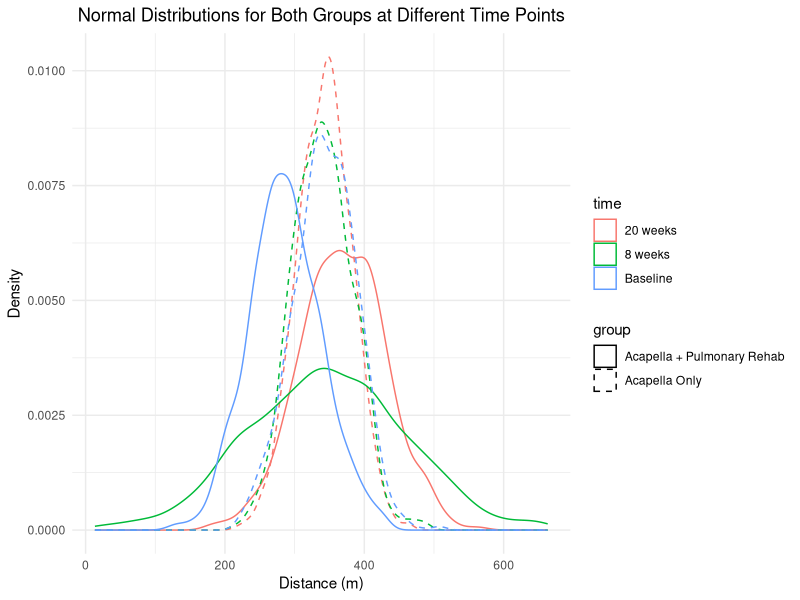
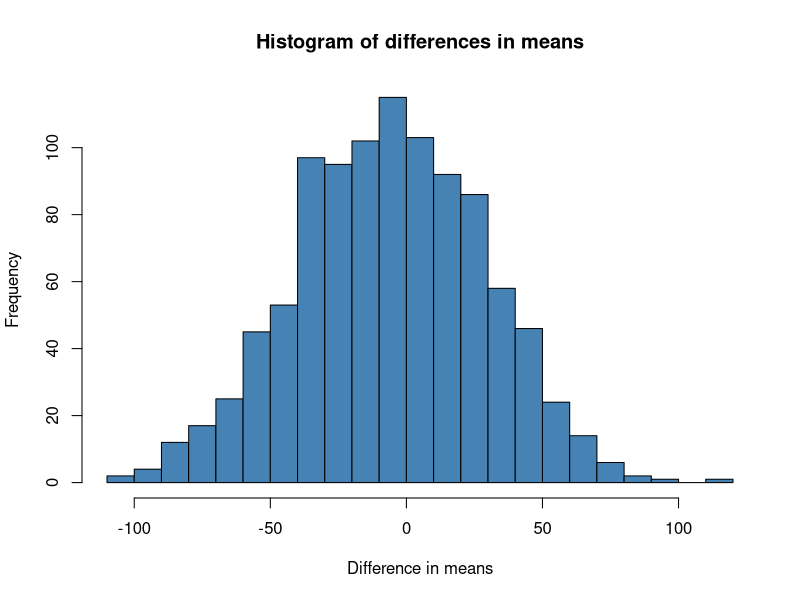

Write the R code that produced these figures, in order.
# Exercise 12

# Question 1:
# Baseline values are rather different. The second group
# has more "room" to improve. This should be considered in the analysis
# within an adequate model.

# Question 2:
# standard error, SE. This is the standard deviation of the mean in this case.

# Question 3:
library(ggplot2)

# Define parameters for each time point for Acapella Only group
data_acapella <- data.frame(
  time = c("Baseline", "8 weeks", "20 weeks"),
  mean = c(343.3, 338.7, 343.3),
  sd = c(44.4, 42.2, 39.8)
)

# Generate 1000 random samples for each time point for Acapella Only group
expanded_data_acapella <- data.frame(
  distance = c(rnorm(1000, mean = data_acapella$mean[1], sd = data_acapella$sd[1]),
               rnorm(1000, mean = data_acapella$mean[2], sd = data_acapella$sd[2]),
               rnorm(1000, mean = data_acapella$mean[3], sd = data_acapella$sd[3])),
  time = rep(data_acapella$time, each = 1000),
  group = "Acapella Only"
)

# Define parameters for each time point for Acapella + Pulmonary Rehab group
data_pr <- data.frame(
  time = c("Baseline", "8 weeks", "20 weeks"),
  mean = c(287.5, 344.2, 367.5),
  sd = c(50.6, 115.5, 61.5)
)

# Generate 1000 random samples for each time point for Acapella + Pulmonary Rehab group
expanded_data_pr <- data.frame(
  distance = c(rnorm(1000, mean = data_pr$mean[1], sd = data_pr$sd[1]),
               rnorm(1000, mean = data_pr$mean[2], sd = data_pr$sd[2]),
               rnorm(1000, mean = data_pr$mean[3], sd = data_pr$sd[3])),
  time = rep(data_pr$time, each = 1000),
  group = "Acapella + Pulmonary Rehab"
)

# Combine data for both groups
combined_data <- rbind(expanded_data_acapella, expanded_data_pr)

ggplot(combined_data, aes(x = distance, color = time, linetype = group)) +
  geom_density() +
  labs(title = "Normal Distributions for Both Groups at Different Time Points",
       x = "Distance (m)", y = "Density") +
  theme_minimal() + 
  theme(plot.title = element_text(hjust = 0.5)) +
  scale_linetype_manual(values = c("solid", "dashed"))  # Solid lines for one group, dashed for the other

# We can see that in the Acapella only group, there is not discernable difference
# from baseline to 8/20 weeks, whereas
# in the Acapella + Pulmonary Rehab group, there is a clear shift to the right
# (higher distance)


# Question 4:
# Figure 2 and Table 2:
# The "(m)" stands for meters.
# The bars seem not to be the estimate +/- standard error (=s/sqrt(n)).
# What they probably meant was an approximate 95% confidence interval
# for the mean, which is:
# x_bar +/- t_{n-1, 0.975} * s / sqrt(n)
# https://en.wikipedia.org/wiki/Standard_error

# Mean +/- SE
344.2 + 115.5 / sqrt(12) # 377.542 -> upper end of bar? seems to be relatively exactly at 400
344.2 - 115.5 / sqrt(12) # 310.858 -> lower end of bar? bar seems to be below 300 in Figure 2a

# Example at 8 weeks:
344.2 + qt(0.975, 11) * 115.5 / sqrt(12) # 417.5852
344.2 - qt(0.975, 11) * 115.5 / sqrt(12) # 270.8148

# or (approximately):
344.2 + qnorm(0.975) * 115.5 / sqrt(12) # 409.5491
344.2 - qnorm(0.975) * 115.5 / sqrt(12) # 278.8509
# These seem to fit the bars better.



# Question 5:
n_sim <- 1000
diffs <- numeric(n_sim)
for(i in 1:n_sim){
  x_gr1_8_weeks <- rnorm(15, 338.7, sd = 42.2)
  x_gr2_8_weeks <- rnorm(12, 344.2, sd = 115.5)
 
  diffs[i] <- mean(x_gr1_8_weeks) - mean(x_gr2_8_weeks)  
}

hist(diffs, breaks = 30, col = "steelblue", border = "black", 
     xlab = "Difference in means", main = "Histogram of differences in means")
quantile(diffs, c(0.015, 0.985)) # ~97% interval

# How would the distribution change if we took the same group means?